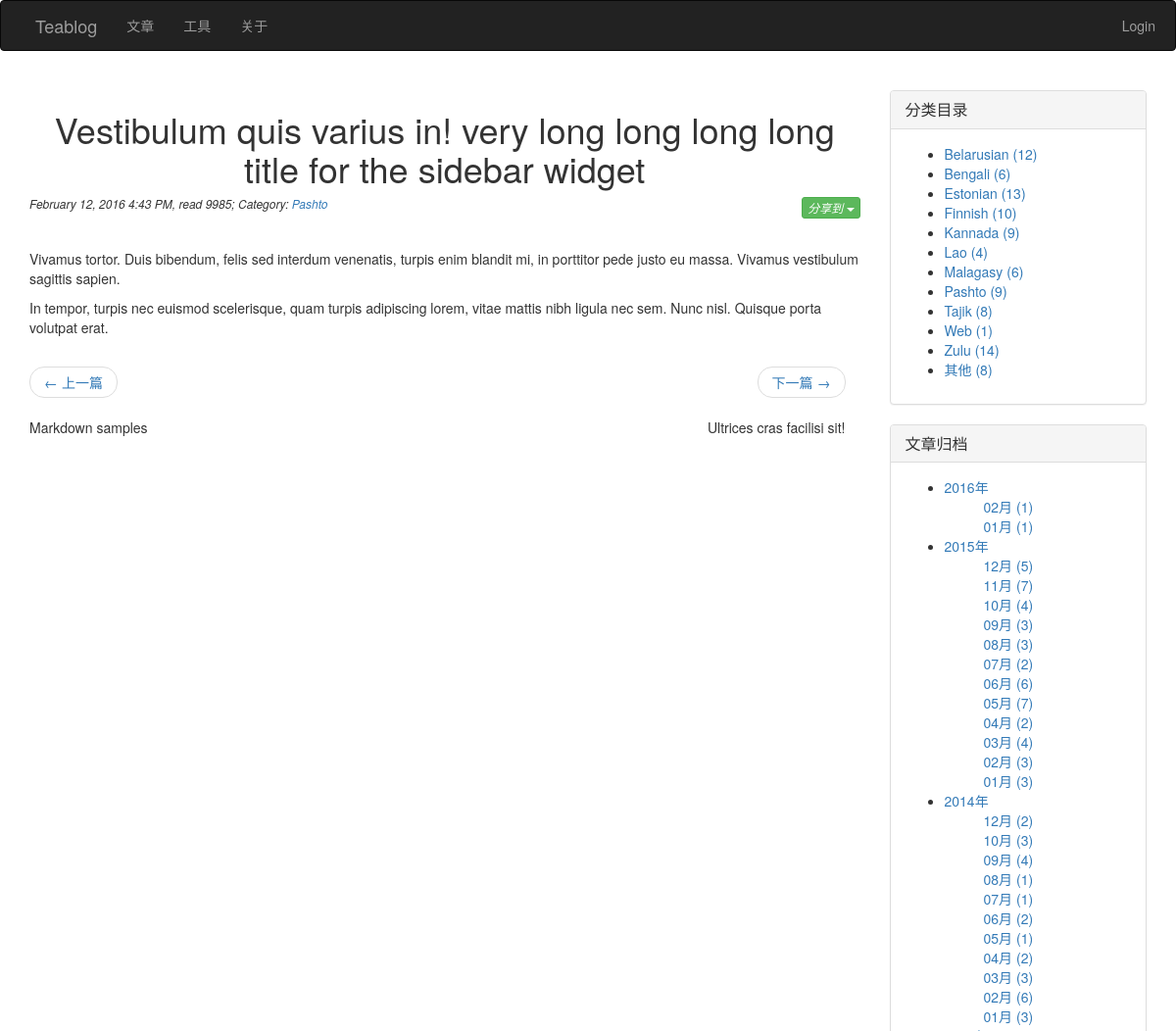
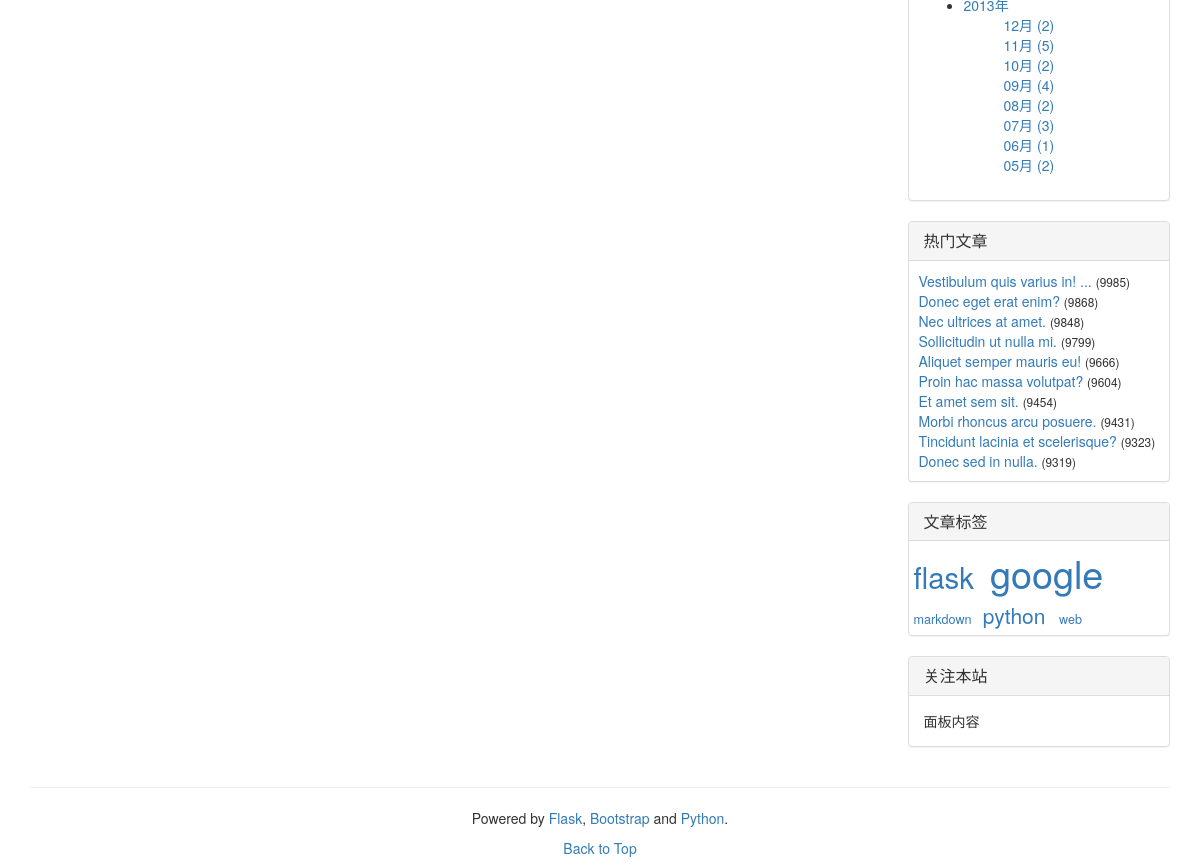
The page /article/89 on the database as committed earlier (2 pictures, top to bottom).
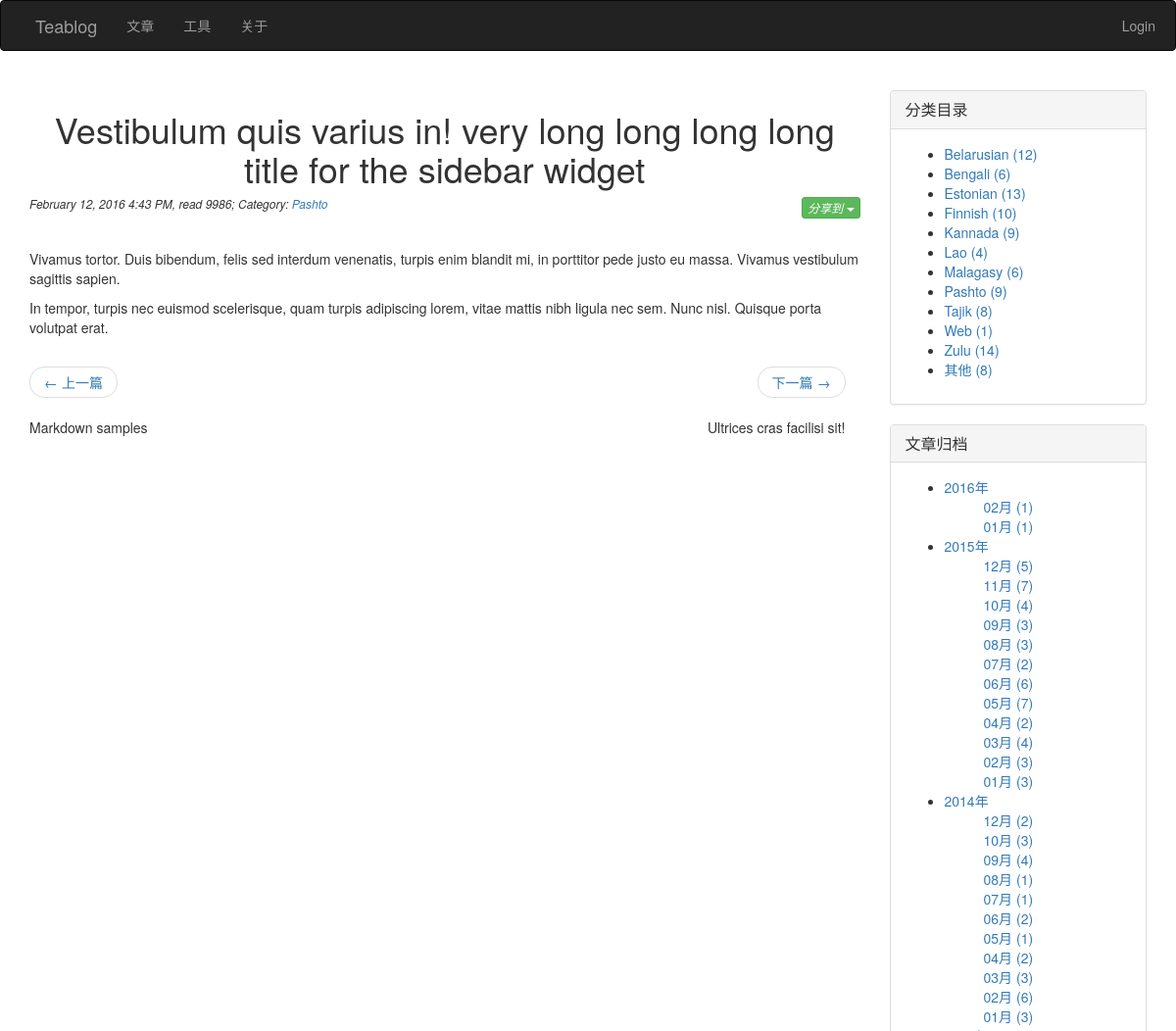
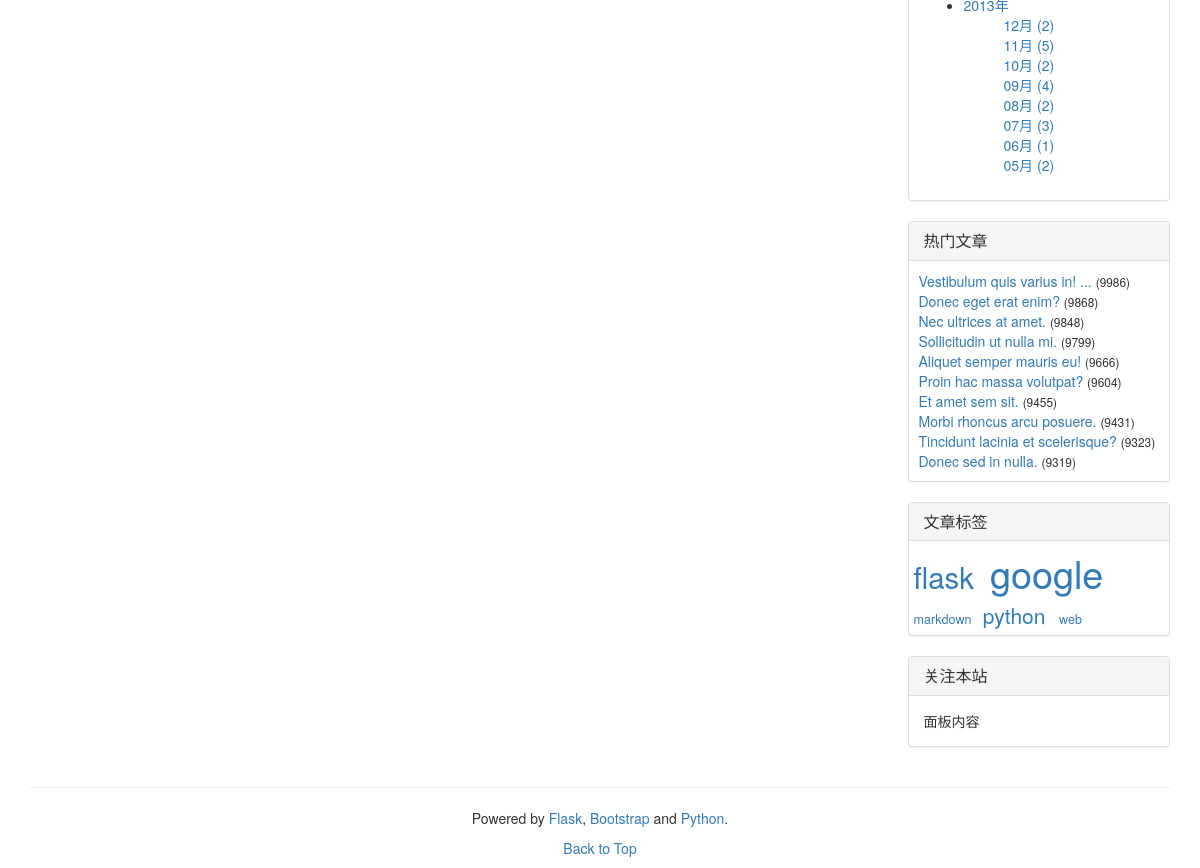
The same page on the database as committed later (2 pictures, top to bottom).
### index.py (models this page shows, shortened)
class Article(db.Model):
    __tablename__ = 'articles'
    id = db.Column(db.Integer, primary_key=True)
    title = db.Column(db.Unicode(128), unique=True, index=True, nullable=False)
    content = db.Column(db.UnicodeText) # plain-text or markdown
    content_html = db.Column(db.UnicodeText) # html
    content_pre = db.Column(db.UnicodeText) # several top lines for preview in 'index' page
    content_size = db.Column(db.Integer)
    time_created = db.Column(db.DateTime, index=True, default=datetime.now())
    time_modified = db.Column(db.DateTime, index=True, default=datetime.now())
    read_count = db.Column(db.Integer)
    private = db.Column(db.Boolean) # non-public, or hidden
    category_id = db.Column(db.Integer, db.ForeignKey('categories.id'))
    series_id = db.Column(db.Integer, db.ForeignKey('series.id'), nullable=True) # could be null
    tags = db.Column(db.Unicode(256), index=True, nullable=True) # space separated tag worlds

### index.py (the view)
@app.route('/article/<int:id>')
def article(id):
    article = Article.query.filter_by(id=id).first_or_404()
    if article.private and not current_user.is_authenticated():
        flash("Private article")
        return page_not_found(Exception("Not allowed to read"))
    article.read_count += 1
    if article.tags:
        tags = article.tags.split()
    else:
        tags = None
    articles = Article.query.order_by(Article.time_modified.desc()).all()
    index = articles.index(article)
    prev = articles[index - 1] if index >= 1 else None
    next = articles[index + 1] if index < len(articles) - 1 else None
    return render_template('article.html', article=article, tags=tags, prev=prev, next=next)

### index.py (called while the page is built)
def update_tags_cache(articles=None, reverse=False):
    tags = {}
    if not articles:
        articles = Article.query.order_by(Article.title).all()
    for article in articles:
        if not article.tags:
            continue
        for tag in article.tags.split():
            tags.setdefault(tag, set())
            tags[tag].add(article)
    return sorted(tags.items(), reverse=reverse) # _list_ of item: ('tag', {art1, art2, ...})

### templates/article.html (shortened to what this page needs)
{% extends 'base.html' %}
{% block page_content %}
<div class="post">
	<h1 class="post-title text-center">{{ article.title }}</h1>
    <p class="date">
        <h6><em>
            {{ moment(article.time_modified).format('LLL') }}, read {{ article.read_count }};
            Category: <a href="{{ url_for('articles', by='category') }}#{{ article.category.name }}">{{ article.category.name }}</a>
            <span class="pull-right">{{ macros.widget_share(url="#") }}</span>
        </em></h6>
        <br/>
    </p>
    <div class="post_body">
        {% if article.content_html %}
            {{ article.content_html|safe }}
        {% else %}
            {{ article.content }}
        {% endif %}
    </div>
</div>
<div>
<ul class="col-md-12 pager">
    {% if prev %}
    <li class="previous"><a href="{{ url_for('article', id=prev.id) }}">&larr; 上一篇</a></li>
    {% endif %}
    {% if next %}
    <li class="next"><a href="{{ url_for('article', id=next.id) }}">下一篇 &rarr;</a></li>
    {% endif %}
</ul>
<ul class="col-md-12 pager" style="margin:0">
    {% if prev %}
    <li class="previous pull-left">{{ prev.title }}</li>
    {% endif %}
    {% if next %}
    <li class="previous pull-right">{{ next.title }}</li>
    {% endif %}
</ul>
</div>
{% endblock %}

### templates/_macros.html (shortened to what this page needs)
{% macro widget_category(data, endpoint) %}
<div class="panel panel-default">
    <div class="panel-heading">
        <h3 class="panel-title">分类目录</h3>
    </div>
    <div class="panel-body">
        <ul>
            {% for category, num in data.items() %}
                <li>
                    <a href="{{ url_for(endpoint, by='category') }}#{{ category.name }}">
                        {{ category.name }} ({{ num }})
                    </a>
                </li>
            {% endfor %}
        </ul>
    </div>
</div>
{% endmacro %}
{% macro widget_archive(data, endpoint) %}
<div class="panel panel-default">
    <div class="panel-heading">
        <h3 class="panel-title">文章归档</h3>
    </div>
    <div class="panel-body">
        <ul>
            {% for year, months in data.items() %}
            <li>
                <a href='#'>{{ year }}年</a>
                {% for month, num in months.items() %}
                <ul>
                    <li style="list-style-type: none">
                        <a href="{{ url_for(endpoint, by='time_created') }}#{{ year }}-{{ month }}">
                            {{ "%02d"|format(month) }}月 ({{ num }})
                        </a>
                    </li>
                </ul>
                {% endfor %}
            </li>
            {% endfor %}
        </ul>
    </div>
</div>
{% endmacro %}
{% macro widget_popular(data, endpoint) %}
<div class="panel panel-default">
    <div class="panel-heading">
        <h3 class="panel-title">热门文章</h3>
    </div>
    <div class="panel-body" style="padding: 10px 5px 10px 10px;">
        {% for article in data %}
        <a href="{{ url_for(endpoint, id=article.id) }}">{{ article.title|truncate(30, True) }}</a> <small>({{ article.read_count }})</small><br>
        {% endfor %}
    </div>
</div>
{% endmacro %}
{% macro widget_tags(data, endpoint) %}
    {% set num_min, num_max = data[0] %}
    {% set font_min, font_max = (90, 270) %}
    {% if num_min == num_max or num_min == -1 %}
    {%      set size_delta = 0 %}
    {% else %}
    {%      set size_delta = ((font_max - font_min) // (num_max - num_min)) %}
    {% endif %}
<div class="panel panel-default">
    <div class="panel-heading">
        <h3 class="panel-title">文章标签</h3>
    </div>
    <div class="panel-body" style="padding: 5px;">
        {% for tag_data in data[1:] %}
        <a href="{{ url_for(endpoint, by='tag') }}#{{ tag_data[0] }}">
            <span style="font-size:{{ (tag_data[1] - num_min) * size_delta + font_min }}%">{{ tag_data[0] }}<span>
        </a>&nbsp;
        {% endfor %}
    </div>
</div>
{% endmacro %}
{% macro widget_share(url) %}
<div class="btn-group">
   <button type="button" class="btn btn-success dropdown-toggle btn-xs" data-toggle="dropdown">
     分享到 <span class="caret"></span>
   </button>
</div>
{% endmacro %}

Rows that differ between the two databases and show on the page:
changed Article "Vestibulum quis varius in! very long long long long title for the sidebar widget": read_count "9985" → "9986"
changed Article "flask": read_count "9454" → "9455"
